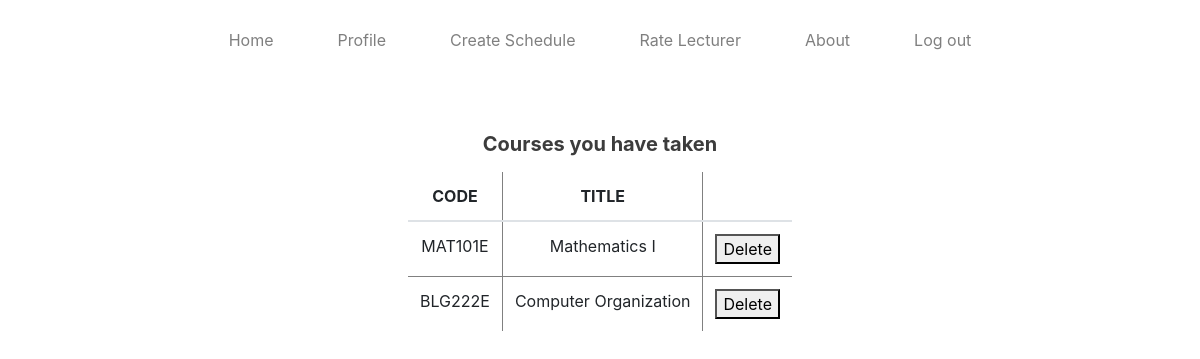
Screenshot of /profile/ (signed in) with the database file from the repository.
### dbmf/models.py (models this page shows, shortened)
class Course(models.Model):
    title   = models.CharField(max_length=50)
    code    = models.CharField(max_length=10)

### pages/views.py (the view, shortened to what this page needs)
# urls.py: url('profile/', views.Profile.as_view(), name='profile'),
class Profile(TemplateView):
    template_name = 'pages/profile.html'
    def get(self, request):
        if request.user.id != None:
            course_list = UserTakenCourse.objects.all()
            real_list = list()
            for item in course_list:
                if(int(item.user_id) == int(request.user.id)):
                    real_list.append(item.course_code)
            all_courses = Course.objects.all()
            new = list()
            for item in all_courses:
                if(item.code+'/' in real_list):
                    new.append(item)
            return render(request, 'pages/profile.html', {'courses': new})
        else:
            return render(request, 'pages/signup.html')

### templates/pages/profile.html (shortened to what this page needs)
{% extends 'base.html' %}
{% load static %}
{% block content %}
  <div class="container">
    <div class="row justify-content-center">
      <section class="col-lg-12 text-center">
      </section>
    </div>
  </div>
  <div class="container-fluid">
    <div class="row justify-content-center">
      <section class="col-lg-8 text-center">
        <h5 class="mt-3">
          <strong>Courses you have taken</strong>
        </h5>
        <article class="row justify-content-center">
    <form action="" method="post">{% csrf_token %}
      <table class="table is-fullwidth" rules="all">
        <thead>
        <tr>
            <th>CODE</th>
            <th>TITLE</th>
            <th></th>
            </tr>
      </thead>
      <tbody>
      <tr {% for course in courses %}>
            <td>{{course.code}}</td>
            <td>{{course.title}}</td>
            <td>
                <button class="button is-danger is-small" value={{course.code}} name="course_to_delete">Delete</button>
            </td>
        </tr {% endfor %}>
      </tbody>
      </table>
      <div class="field is-grouped">
      <br>
      </div>
    </form>
        </article>
      </section>
    </div>
  </div>
{% endblock content %}

### static/css/theme.css (style rules this page uses)
body { color: #3c3c3c; }

### rows the page displays
Course: code "MAT101E", title "Mathematics I"
Course: code "BLG222E", title "Computer Organization"
